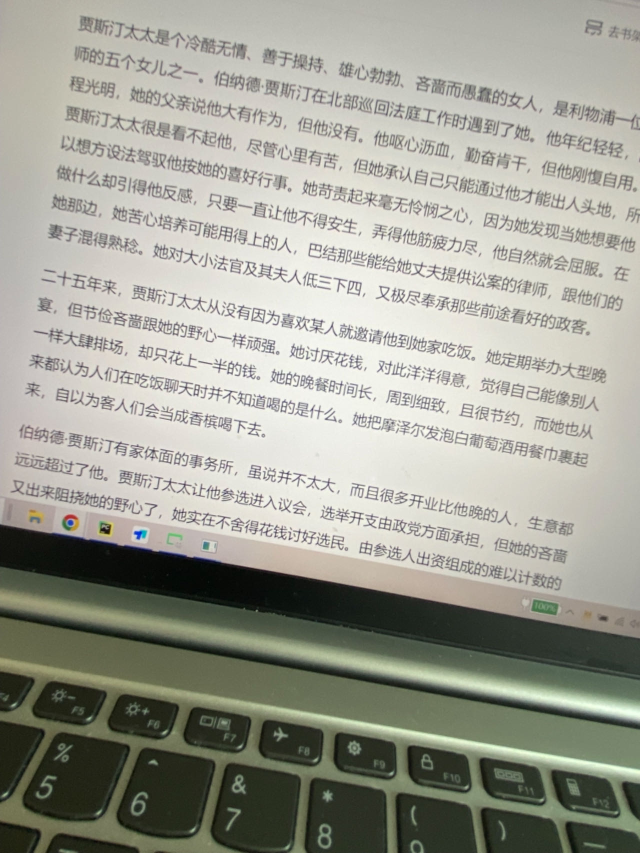
#> input picture imgs/003.jpg, 1280 x 1706 px, found by its file name (shown at 1/2 size)
$ python hough_visual.py
#> lines starting #> are read from the running program, lines starting #| are printed output that depends on the picture; after the words box and inside, x2 and y2 are one past the last pixel; in counts of white or black regions, pixels touching at a corner belong together; long printed decimals are rounded
#> in main, image is the input picture: shape (1706, 1280, 3); mean B, G, R 149.4, 160.2, 159.7
import cv2
import numpy as np


def correct_skew(img):
    """
    处理，计算图片倾斜角度，然后旋转图片，纠正图片
    :param img: 原图
    :return:
    """
    h = img.shape[0]
#> h = 1706
    w = img.shape[1]
#> w = 1280
    # 将图像转换为灰度图,检测边缘，不需要色彩信息（1、去除色彩干扰；2、降低需要处理的数据）
    gray = cv2.cvtColor(img, cv2.COLOR_BGR2GRAY)
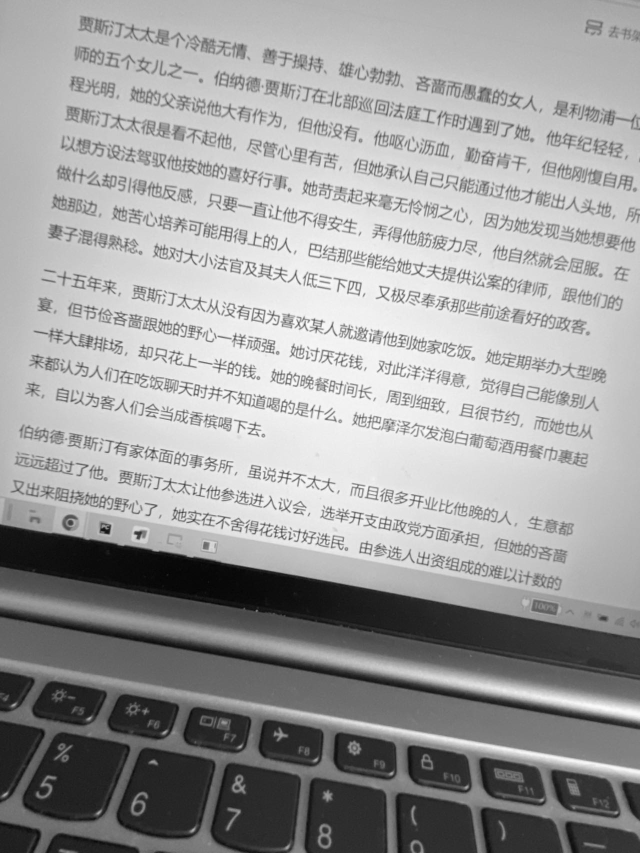
#> gray: shape (1706, 1280) (shown at 1/2 size); min 2, max 255, mean 158.8

    # 使用 Canny 边缘检测算法
    edges = cv2.Canny(gray, 50, 150, apertureSize=3)
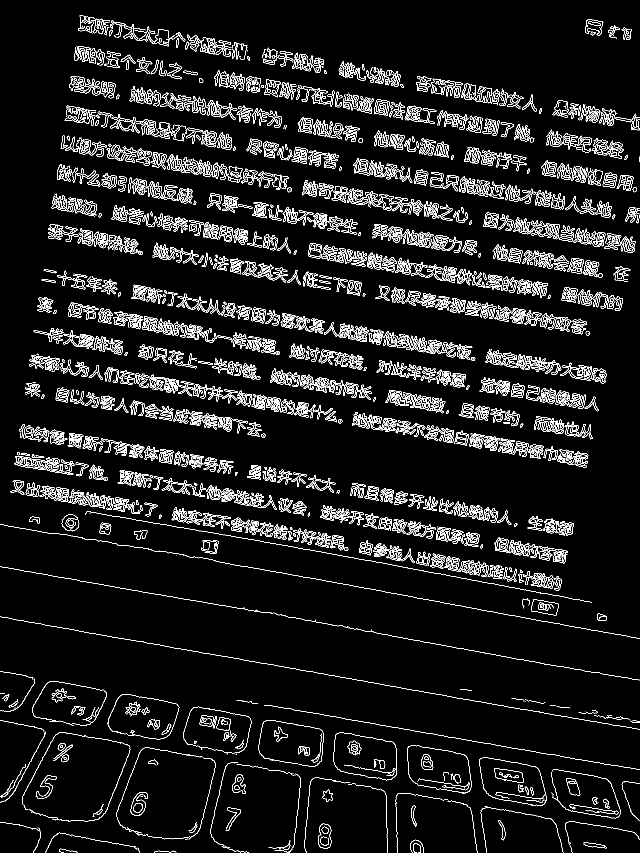
#> edges: shape (1706, 1280) (shown at 1/2 size); 7.2% white in thin lines or dots

    # 使用霍夫变换检测直线
    lines = cv2.HoughLines(edges, 1, np.pi / 180, 280)
#> lines = 218 rows, first 8: [1215, 1.75], [1295, 1.75], [684, 1.76], [578, 1.76], [891, 1.75], [700, 1.75], [712, 1.73], [681, 1.76]
    # 绘画霍夫直线
    if lines is not None:
        for n, line in enumerate(lines):
            # 沿着左上角的原点，作目标直线的垂线得到长度和角度
            rho = line[0][0]
            theta = line[0][1]
            # if np.pi / 3 < theta < np.pi * (3 / 4):
            a = np.cos(theta)
            b = np.sin(theta)
            # 得到目标直线上的点
            x0 = a * rho
            y0 = b * rho

            # 延长直线的长度，保证在整幅图像上绘制直线
            x1 = int(x0 + 2000 * (-b))
            y1 = int(y0 + 2000 * (a))
            x2 = int(x0 - 2000 * (-b))
            y2 = int(y0 - 2000 * (a))

            # 连接两点画直线
            # print((x1, y1), (x2, y2))  # (-148, 993) (335, -947)
            cv2.line(img, (x1, y1), (x2, y2), (0, 0, 255), 1)

            # ===============================CAB================================ #
            xDis = x2 - x1  # x的增量
            yDis = y2 - y1  # y的增量
            if (abs(xDis) > abs(yDis)):
                maxstep = abs(xDis)
            else:
                maxstep = abs(yDis)
            xUnitstep = xDis / maxstep  # x每步骤增量
            yUnitstep = yDis / maxstep  # y的每步增量
            x = x1
            y = y1
            average_gray = []
            for k in range(maxstep):
                x = x + xUnitstep
                y = y + yUnitstep
                # print("x: %d, y:%d" % (x, y))
                if 0 < x < h and 0 < y < w:
                    # print(img_gray[int(x), int(y)])
                    average_gray.append(img[int(x), int(y)])
            print('第{}霍夫直线的平均灰度值：'.format(n), np.mean(average_gray))  # 平均115，阴影的边界在125以上，堵料的边界在105左右
#> this loop made 218 passes
#> (rho, theta, a, b, x0, y0, x1, y1) on passes 1 to 12: (1215, 1.75, -0.174, 0.985, -211, 1196.5, -2180, 849), (1295, 1.75, -0.174, 0.985, -224.9, 1275.3, -2194, 928), (684, 1.76, -0.191, 0.982, -130.5, 671.4, -2093, 289), (578, 1.76, -0.191, 0.982, -110.3, 567.4, -2073, 185), (891, 1.75, -0.174, 0.985, -154.7, 877.5, -2124, 530), (700, 1.75, -0.174, 0.985, -121.6, 689.4, -2091, 342), (712, 1.73, -0.156, 0.988, -111.4, 703.2, -2086, 390), (681, 1.76, -0.191, 0.982, -129.9, 668.5, -2093, 286), (888, 1.75, -0.174, 0.985, -154.2, 874.5, -2123, 527), (248, 1.76, -0.191, 0.982, -47.32, 243.4, -2010, -138), (274, 1.73, -0.156, 0.988, -42.86, 270.6, -2018, -42), (692, 1.75, -0.174, 0.985, -120.2, 681.5, -2089, 334)
#> line on passes 43 to 48: [[392, 1.73]], [[949, 1.75]], [[840, 1.75]], [[843, 1.75]], [[241, 1.76]], [[364, 1.76]]
#| 第0霍夫直线的平均灰度值： 170.4
#| 第1霍夫直线的平均灰度值： nan
#| 第2霍夫直线的平均灰度值： 168.427
#| 第3霍夫直线的平均灰度值： 167.379
#| 第4霍夫直线的平均灰度值： 165.100
#| 第5霍夫直线的平均灰度值： 168.100
#| 第6霍夫直线的平均灰度值： 165.831
#| 第7霍夫直线的平均灰度值： 167.765
#> (further printed lines are left out)
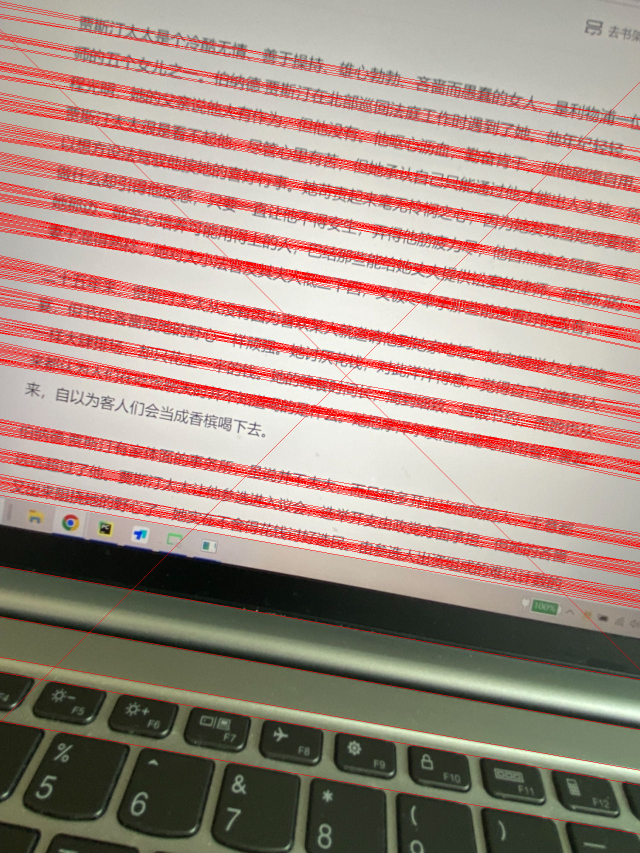
#> img: shape (1706, 1280, 3) (shown at 1/2 size); 10.94% of pixels changed, all inside (x1, y1, x2, y2) = (0, 3, 1280, 1669)
            # ================================================================== #

        print('直线的数量：', len(lines))
#| 直线的数量： 218
    else:
        print('直线的数量：', 0)

    # 可视化图像
    cv2.imshow('0', img)
    cv2.imshow('1', edges)
    cv2.waitKey(0)


def main():
    # 读取图像
    image = cv2.imread(r".\imgs\003.jpg")
    # 显示结果
    cv2.imshow('Origin Image', image)

    # 对图像进行倾斜纠正
    correct_skew(image)


if __name__ == '__main__':
    main()

$ run again, with imgs/002.jpg copied over imgs/003.jpg
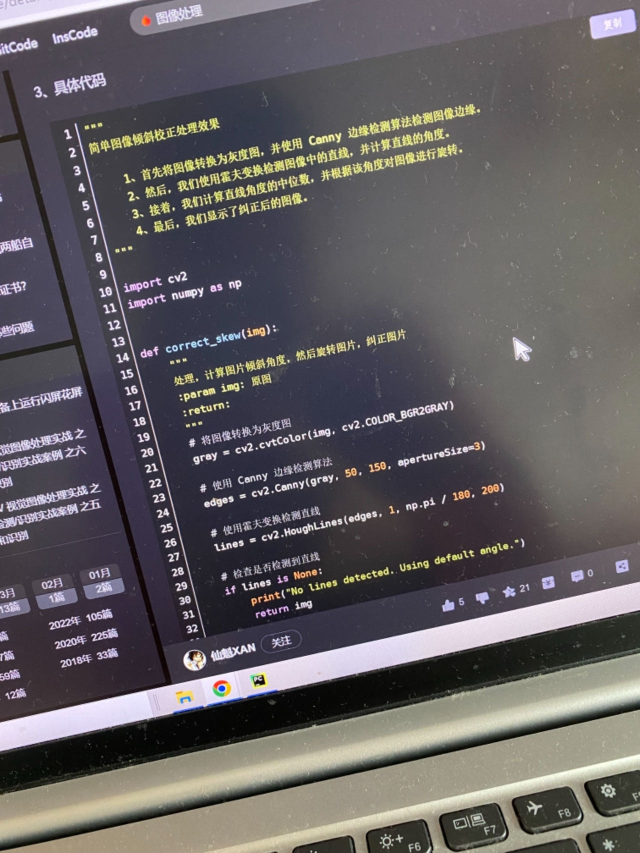
#> input picture imgs/002.jpg, 1280 x 1706 px, found by its file name (shown at 1/2 size)
#> in main, image is the input picture: shape (1706, 1280, 3); mean B, G, R 96.6, 94.3, 98
#> in correct_skew, `edges = cv2.Canny(gray, 50, 150, apertureSize=3)`:
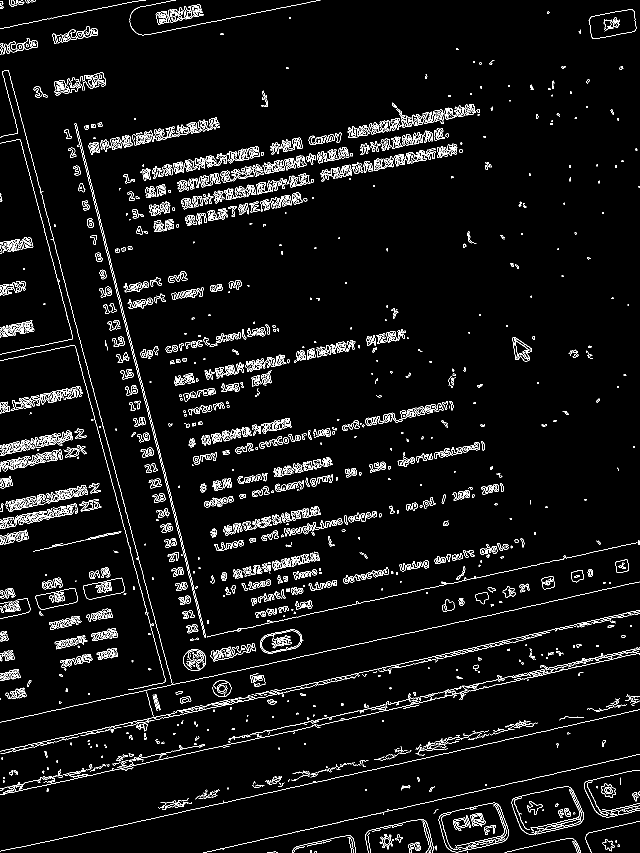
#> edges: shape (1706, 1280) (shown at 1/2 size); 4.5% white in thin lines or dots
#> lines = 14 rows, first 8: [-88, 2.9], [34, 2.88], [22, 2.88], [-91, 2.9], [1541, 1.36], [-85, 2.9], [1472, 1.36], [1475, 1.34]
#> the loop in correct_skew, `for n, line in enumerate(lines):` made 14 passes
#> (rho, theta, a, b, x0, y0, x1, y1) on passes 1 to 8: (-88, 2.9, -0.97, 0.242, 85.39, -21.29, -398, -1961), (34, 2.88, -0.966, 0.259, -32.84, 8.8, -550, -1923), (22, 2.88, -0.966, 0.259, -21.25, 5.69, -538, -1926), (-91, 2.9, -0.97, 0.242, 88.3, -22.01, -395, -1962), (1541, 1.36, 0.208, 0.978, 320.4, 1507.3, -1635, 1923), (-85, 2.9, -0.97, 0.242, 82.48, -20.56, -401, -1961), (1472, 1.36, 0.208, 0.978, 306, 1439.8, -1650, 1855), (1475, 1.34, 0.225, 0.974, 331.8, 1437.2, -1616, 1887)
#> (printed output is left out)
#> after the loop in correct_skew, `for n, line in enumerate(lines):`:
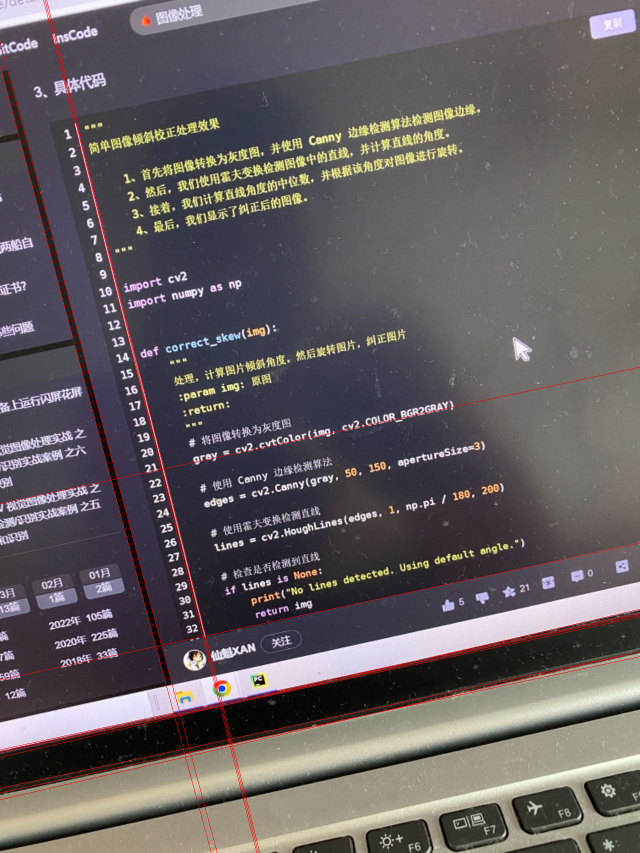
#> img: shape (1706, 1280, 3) (shown at 1/2 size); 0.89% of pixels changed, all inside (x1, y1, x2, y2) = (0, 0, 1280, 1706)
#| 直线的数量： 14
